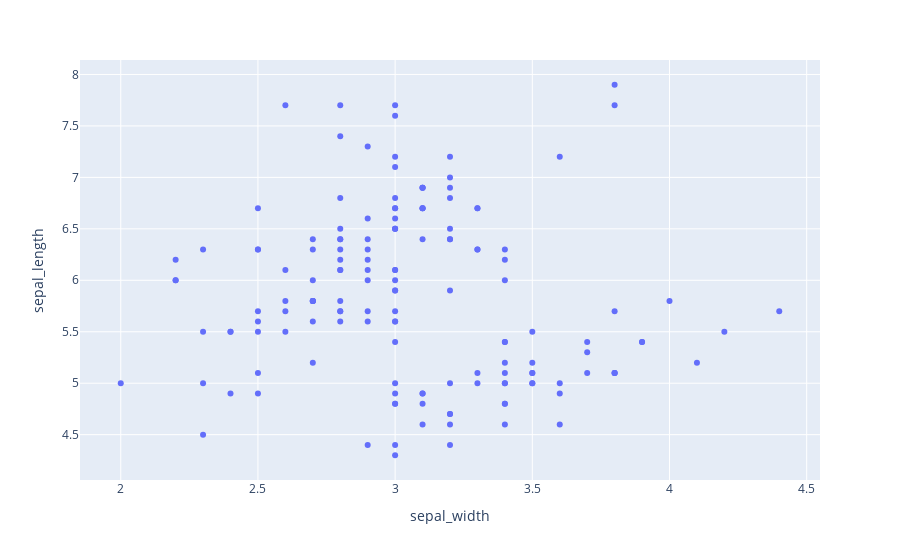

Notebook source saved alongside this figure:
### Markdown cell above
### Scatter Plot

### Code cell
fig=px.scatter(df,x="sepal_width",y="sepal_length")
fig.show()

### Figure 1 — Plotly figure (JSON) as saved in the notebook; plotly's stock layout.template omitted (floating-point values rounded to 4 significant figures; data arrays with more than 128 entries replaced by an {"elided": "..."} marker saying what was removed)
{"data": [{"hovertemplate": "sepal_width=%{x}<br>sepal_length=%{y}<extra></extra>", "legendgroup": "", "marker": {"color": "#636efa", "symbol": "circle"}, "mode": "markers", "name": "", "orientation": "v", "showlegend": false, "type": "scatter", "x": {"elided": "150 float values"}, "xaxis": "x", "y": {"elided": "150 float values"}, "yaxis": "y"}], "layout": {"legend": {"tracegroupgap": 0}, "margin": {"t": 60}, "xaxis": {"anchor": "y", "domain": [0, 1], "title": {"text": "sepal_width"}}, "yaxis": {"anchor": "x", "domain": [0, 1], "title": {"text": "sepal_length"}}}}
